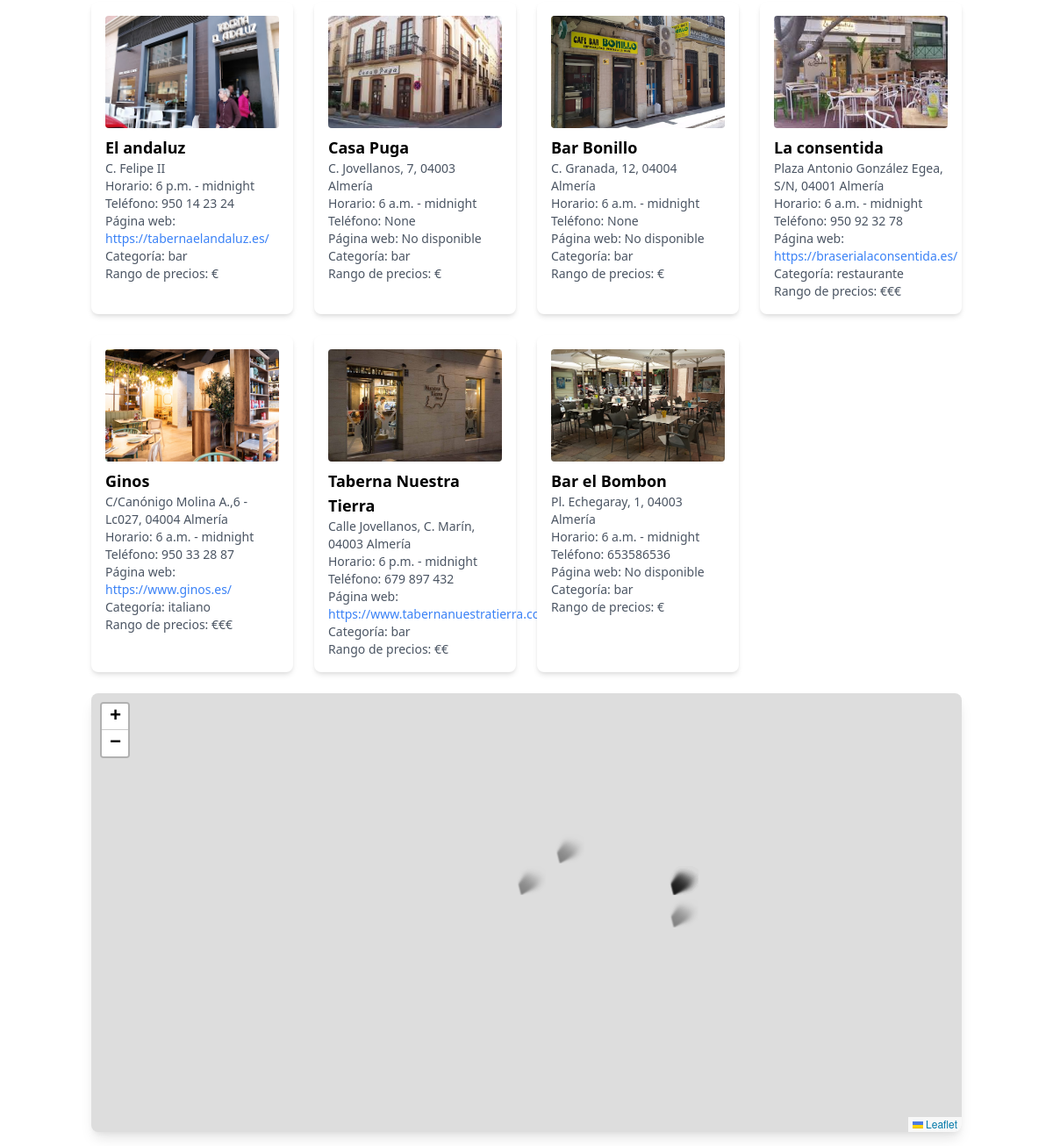
/restaurants/ (lower part), run on an earlier commit of the app's database.
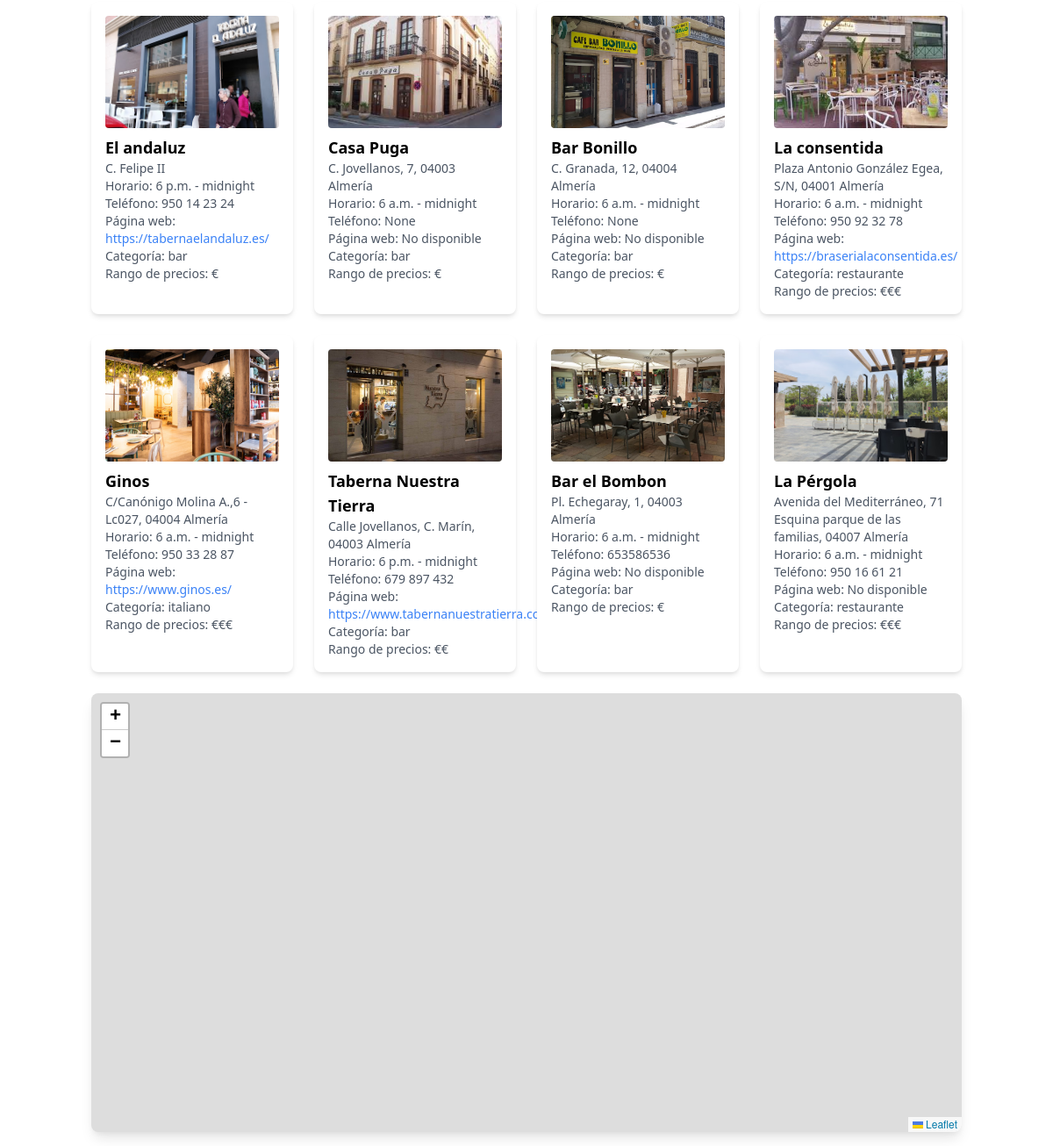
And on a later commit of the database.
### myapp/models.py (models this page shows, shortened)
class Restaurant(models.Model):
    name = models.CharField(max_length=100)
    address = models.CharField(max_length=255)
    opening_time = models.TimeField()
    closing_time = models.TimeField()
    latitude = models.DecimalField(max_digits=9, decimal_places=6)
    longitude = models.DecimalField(max_digits=9, decimal_places=6)
    description = models.TextField()
    image = models.ImageField(upload_to='uploads/', blank=True, null=True)
    CATEGORY_CHOICES = [
        ('bar', 'Bar'),
        ('cafe', 'Café'),
        ('italiano', 'Italiano'),
        ('restaurante', 'Restaurante'),
    ]
    category = models.CharField(max_length=20, choices=CATEGORY_CHOICES, blank=True, null=True)
    PRICE_CHOICES = [
        ('€', 'Económico'),
        ('€€', 'Moderado'),
        ('€€€', 'Caro'),
    ]
    price_range = models.CharField(max_length=3, choices=PRICE_CHOICES, blank=True, null=True)
    external_reviews_url = models.URLField(blank=True, null=True)
    phone = models.CharField(max_length=15, blank=True, null=True)
    website = models.URLField(blank=True, null=True)

### myapp/views.py (the view)
# urls.py: path('restaurants/', views.restaurant_list, name='restaurant_list'),
def restaurant_list(request):
    restaurants = Restaurant.objects.all()
    return render(request, 'restaurant_list.html', {
        'restaurants': restaurants,
        'ciudad': {'lat': 36.8340, 'lng': -2.4637}  # Coordenadas de Almería
    })

### myapp/templates/restaurant_list.html (shortened to what this page needs)
<!DOCTYPE html>
<html lang="es">
<head>
    <link rel="stylesheet" href="https://cdnjs.cloudflare.com/ajax/libs/font-awesome/6.0.0-beta3/css/all.min.css">
    <link rel="stylesheet" href="https://unpkg.com/leaflet@1.7.1/dist/leaflet.css" />
    <link rel="stylesheet" href="https://cdnjs.cloudflare.com/ajax/libs/font-awesome/6.0.0-beta3/css/all.min.css">
    <link href="https://cdn.jsdelivr.net/npm/tailwindcss@2.2.19/dist/tailwind.min.css" rel="stylesheet" />
</head>
<body class="light-theme font-sans leading-normal tracking-normal">
    <div class="container mx-auto p-4">
        <div id="restaurant-list" class="grid grid-cols-1 sm:grid-cols-2 md:grid-cols-3 lg:grid-cols-4 gap-6 mb-6">
            {% for restaurant in restaurants %}
            <div class="bg-white p-4 rounded-lg shadow-md cursor-pointer" onclick="highlightRestaurant({{ restaurant.latitude }}, {{ restaurant.longitude }}, '{{ restaurant.name }}', '{{ restaurant.address }}')" data-category="{{ restaurant.category }}" data-price="{{ restaurant.price_range }}">
                {% if restaurant.image %}
                <img src="{{ restaurant.image.url }}" alt="{{ restaurant.name }}" class="w-full h-32 object-cover rounded mb-2" />
                {% else %}
                <img src="/static/cabo.jpg" alt="No disponible" class="w-full h-32 object-cover rounded mb-2" />
                {% endif %}
                <h3 class="text-lg font-semibold">{{ restaurant.name }}</h3>
                <p class="text-sm text-gray-600">{{ restaurant.address }}</p>
                <p class="text-sm text-gray-600">Horario: {{ restaurant.opening_time }} - {{ restaurant.closing_time }}</p>
                <p class="text-sm text-gray-600">Teléfono: {{ restaurant.phone }}</p>
                <p class="text-sm text-gray-600">Página web: {% if restaurant.website %}<a href="{{ restaurant.website }}" class="text-blue-500 hover:underline" target="_blank">{{ restaurant.website }}</a>{% else %} No disponible {% endif %}</p>
                <p class="text-sm text-gray-600">Categoría: {{ restaurant.category }}</p>
                <p class="text-sm text-gray-600">Rango de precios: {{ restaurant.price_range }}</p>
            </div>
            {% endfor %}
        </div>
        <div id="map" class="rounded-lg shadow-lg mt-6"></div>
    </div>
</body>
</html>

### myapp/templates/restaurant_list.html (style rules this page uses)
body.light-theme { background-color: #ffffff; color: #000000; }
#map { height: 500px; width: 100%; }

What changed in the data, as far as the page shows it:
added Restaurant: image (picture), name "La Pérgola", address "Avenida del Mediterráneo, 71 Esquina parque de las familias, 04007 Almería", opening_time "6 a.m.", closing_time "midnight", phone "950 16 61 21", shows "No disponible", category "restaurante", price_range "€€€"
